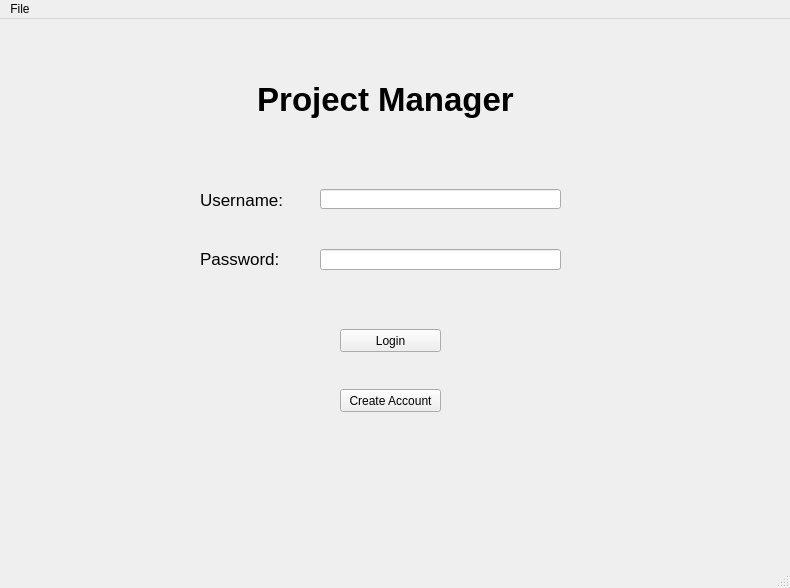
<?xml version="1.0" encoding="UTF-8"?>
<ui version="4.0">
 <class>MainWindow</class>
 <widget class="QMainWindow" name="MainWindow">
  <property name="geometry">
   <rect>
    <x>0</x>
    <y>0</y>
    <width>790</width>
    <height>588</height>
   </rect>
  </property>
  <property name="windowTitle">
   <string>Project Manager - Login</string>
  </property>
  <property name="autoFillBackground">
   <bool>true</bool>
  </property>
  <widget class="QWidget" name="centralwidget">
   <widget class="QLabel" name="username_label">
    <property name="geometry">
     <rect>
      <x>200</x>
      <y>170</y>
      <width>111</width>
      <height>21</height>
     </rect>
    </property>
    <property name="font">
     <font>
      <pointsize>13</pointsize>
     </font>
    </property>
    <property name="text">
     <string>Username: </string>
    </property>
   </widget>
   <widget class="QLabel" name="password_label">
    <property name="geometry">
     <rect>
      <x>200</x>
      <y>230</y>
      <width>111</width>
      <height>20</height>
     </rect>
    </property>
    <property name="font">
     <font>
      <pointsize>13</pointsize>
     </font>
    </property>
    <property name="text">
     <string>Password: </string>
    </property>
   </widget>
   <widget class="QLineEdit" name="username_edit">
    <property name="geometry">
     <rect>
      <x>320</x>
      <y>170</y>
      <width>241</width>
      <height>20</height>
     </rect>
    </property>
   </widget>
   <widget class="QLineEdit" name="password_edit">
    <property name="geometry">
     <rect>
      <x>320</x>
      <y>230</y>
      <width>241</width>
      <height>21</height>
     </rect>
    </property>
   </widget>
   <widget class="QPushButton" name="login_button">
    <property name="geometry">
     <rect>
      <x>340</x>
      <y>310</y>
      <width>101</width>
      <height>23</height>
     </rect>
    </property>
    <property name="text">
     <string>Login</string>
    </property>
   </widget>
   <widget class="QPushButton" name="create_account_button">
    <property name="geometry">
     <rect>
      <x>340</x>
      <y>370</y>
      <width>101</width>
      <height>23</height>
     </rect>
    </property>
    <property name="text">
     <string>Create Account</string>
    </property>
   </widget>
   <widget class="QLabel" name="label">
    <property name="geometry">
     <rect>
      <x>210</x>
      <y>50</y>
      <width>351</width>
      <height>61</height>
     </rect>
    </property>
    <property name="font">
     <font>
      <family>MS Sans Serif</family>
      <pointsize>25</pointsize>
      <weight>75</weight>
      <bold>true</bold>
      <underline>false</underline>
     </font>
    </property>
    <property name="text">
     <string>Project Manager</string>
    </property>
    <property name="alignment">
     <set>Qt::AlignCenter</set>
    </property>
   </widget>
  </widget>
  <widget class="QMenuBar" name="menubar">
   <property name="geometry">
    <rect>
     <x>0</x>
     <y>0</y>
     <width>790</width>
     <height>25</height>
    </rect>
   </property>
   <widget class="QMenu" name="menuFile">
    <property name="title">
     <string>File</string>
    </property>
   </widget>
   <addaction name="menuFile"/>
  </widget>
  <widget class="QStatusBar" name="statusbar"/>
 </widget>
 <resources/>
 <connections/>
</ui>
